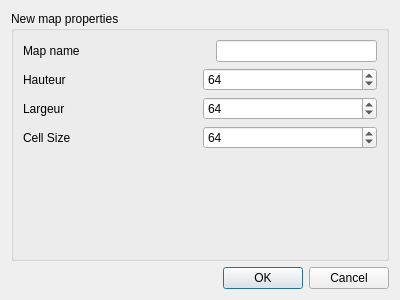
<?xml version="1.0" encoding="UTF-8"?>
<ui version="4.0">
 <class>NewMap</class>
 <widget class="QDialog" name="NewMap">
  <property name="geometry">
   <rect>
    <x>0</x>
    <y>0</y>
    <width>400</width>
    <height>300</height>
   </rect>
  </property>
  <property name="sizePolicy">
   <sizepolicy hsizetype="Fixed" vsizetype="Fixed">
    <horstretch>0</horstretch>
    <verstretch>0</verstretch>
   </sizepolicy>
  </property>
  <property name="windowTitle">
   <string>Dialog</string>
  </property>
  <layout class="QGridLayout" name="gridLayout">
   <item row="2" column="0">
    <widget class="QDialogButtonBox" name="buttonBox">
     <property name="orientation">
      <enum>Qt::Horizontal</enum>
     </property>
     <property name="standardButtons">
      <set>QDialogButtonBox::Cancel|QDialogButtonBox::Ok</set>
     </property>
    </widget>
   </item>
   <item row="1" column="0">
    <widget class="QGroupBox" name="groupBox">
     <property name="sizePolicy">
      <sizepolicy hsizetype="Expanding" vsizetype="Expanding">
       <horstretch>0</horstretch>
       <verstretch>0</verstretch>
      </sizepolicy>
     </property>
     <property name="title">
      <string>New map properties</string>
     </property>
     <layout class="QVBoxLayout" name="verticalLayout">
      <item>
       <layout class="QHBoxLayout" name="horizontalLayout_4">
        <item>
         <widget class="QLabel" name="label_4">
          <property name="text">
           <string>Map name                                       </string>
          </property>
         </widget>
        </item>
        <item>
         <widget class="QLineEdit" name="EditName"/>
        </item>
       </layout>
      </item>
      <item>
       <layout class="QHBoxLayout" name="horizontalLayout">
        <item>
         <widget class="QLabel" name="label">
          <property name="text">
           <string>Hauteur</string>
          </property>
         </widget>
        </item>
        <item>
         <widget class="QSpinBox" name="EditHeight">
          <property name="minimum">
           <number>8</number>
          </property>
          <property name="maximum">
           <number>128</number>
          </property>
          <property name="value">
           <number>64</number>
          </property>
         </widget>
        </item>
       </layout>
      </item>
      <item>
       <layout class="QHBoxLayout" name="horizontalLayout_2">
        <item>
         <widget class="QLabel" name="label_2">
          <property name="text">
           <string>Largeur</string>
          </property>
         </widget>
        </item>
        <item>
         <widget class="QSpinBox" name="EditWidth">
          <property name="minimum">
           <number>8</number>
          </property>
          <property name="maximum">
           <number>128</number>
          </property>
          <property name="value">
           <number>64</number>
          </property>
         </widget>
        </item>
       </layout>
      </item>
      <item>
       <layout class="QHBoxLayout" name="horizontalLayout_3">
        <item>
         <widget class="QLabel" name="label_3">
          <property name="text">
           <string>Cell Size</string>
          </property>
         </widget>
        </item>
        <item>
         <widget class="QSpinBox" name="EditCellSize">
          <property name="minimum">
           <number>32</number>
          </property>
          <property name="maximum">
           <number>96</number>
          </property>
          <property name="singleStep">
           <number>2</number>
          </property>
          <property name="stepType">
           <enum>QAbstractSpinBox::AdaptiveDecimalStepType</enum>
          </property>
          <property name="value">
           <number>64</number>
          </property>
         </widget>
        </item>
       </layout>
      </item>
      <item>
       <spacer name="verticalSpacer">
        <property name="orientation">
         <enum>Qt::Vertical</enum>
        </property>
        <property name="sizeHint" stdset="0">
         <size>
          <width>20</width>
          <height>93</height>
         </size>
        </property>
       </spacer>
      </item>
     </layout>
    </widget>
   </item>
  </layout>
 </widget>
 <resources/>
 <connections>
  <connection>
   <sender>buttonBox</sender>
   <signal>accepted()</signal>
   <receiver>NewMap</receiver>
   <slot>accept()</slot>
   <hints>
    <hint type="sourcelabel">
     <x>248</x>
     <y>254</y>
    </hint>
    <hint type="destinationlabel">
     <x>157</x>
     <y>274</y>
    </hint>
   </hints>
  </connection>
  <connection>
   <sender>buttonBox</sender>
   <signal>rejected()</signal>
   <receiver>NewMap</receiver>
   <slot>reject()</slot>
   <hints>
    <hint type="sourcelabel">
     <x>316</x>
     <y>260</y>
    </hint>
    <hint type="destinationlabel">
     <x>286</x>
     <y>274</y>
    </hint>
   </hints>
  </connection>
 </connections>
</ui>
